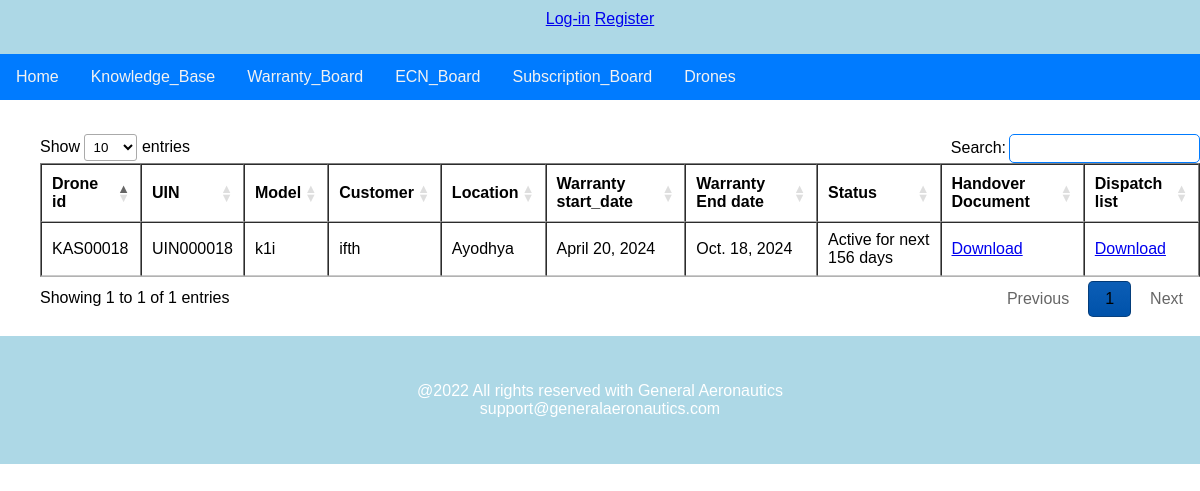
Before: /warranty_data/ with the older database file.
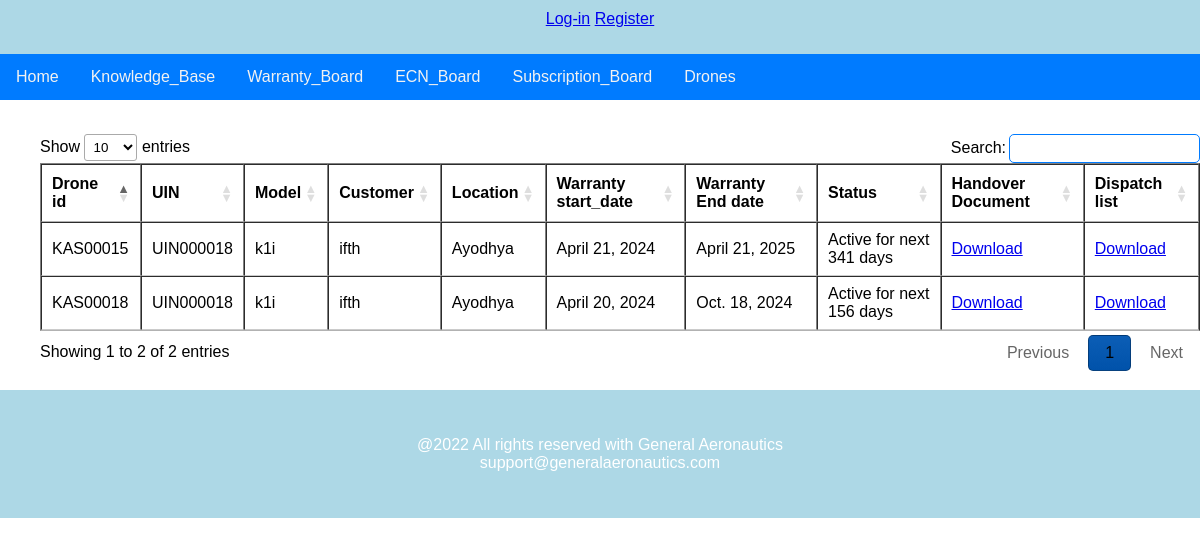
After: the same page with the newer database file.
### main/models.py (models this page shows, shortened)
class Warranty(models.Model):
    id = models.AutoField(primary_key=True)
    Warranty_type = models.CharField(max_length=20, choices=type_warranty, default=1)
    primary_owner = models.ForeignKey(Customer, on_delete=models.CASCADE)
    secondry_owner = models.ForeignKey(AllocatedCustomer, on_delete=models.CASCADE)
    product = models.ForeignKey(Product, on_delete=models.CASCADE)
    product_model = models.ForeignKey(ProductModel, on_delete=models.CASCADE)
    drone = models.ForeignKey(Drone, on_delete=models.CASCADE)
    uin = models.CharField(max_length=20)
    city = models.CharField(max_length=20)
    dispatch_date = models.DateField()
    delivery_date = models.DateField()
    start_date = models.DateField()
    end_date = models.DateField()
    dispatch_list = models.FileField(upload_to='documents/dispatch/')
    handover_doc = models.FileField(upload_to='documents/handover/')
    created_on = models.DateField(auto_now_add=True)

class Drone(models.Model):
    id = models.AutoField(primary_key=True)
    Drone_id = models.CharField(max_length=20, unique=True)
    UIN = models.CharField(max_length=20, unique=True)
    drone_type = models.CharField(max_length=20, choices=type_drone, default=1)
    AVB = models.CharField(max_length=20)
    Timble_module = models.CharField(max_length=20)
    Subscription_date = models.DateField()
    Subscription_end_date = models.DateField()
    created_on = models.DateField(auto_now_add=True)
    def __str__(self):
        return self.Drone_id

class ProductModel(models.Model):
    id = models.AutoField(primary_key=True)
    model_name = models.CharField(max_length=100)
    product = models.ForeignKey(Product, on_delete=models.CASCADE)
    image = models.ImageField(upload_to='image/productmodel/', height_field=None, width_field=None,
                              max_length=100)
    spec = models.FileField(upload_to='documents/productmodel/')
    description = models.TextField()
    created_on = models.DateField(auto_now=True)
    def __str__(self):
        return self.model_name

class AllocatedCustomer(models.Model):
    id = models.AutoField(primary_key=True)
    primary_customer = models.ForeignKey(Customer, on_delete=models.CASCADE)
    AllocatedCustomer_name = models.CharField(max_length=20)
    AllocatedCustomer_country = models.ForeignKey(Country, on_delete=models.CASCADE)
    AllocatedCustomer_state = models.ForeignKey(State, on_delete=models.CASCADE)
    AllocatedCustomer_district = models.ForeignKey(District, on_delete=models.CASCADE)
    AllocatedCustomer_city = models.CharField(max_length=20)
    AllocatedCustomer_address = models.CharField(max_length=100)
    AllocatedCustomer_pincode = models.IntegerField()
    AllocatedCustomer_contact = models.CharField(max_length=20)
    AllocatedCustomer_email = models.EmailField(max_length=100)
    AllocatedCustomer_Escalation_contact = models.CharField(max_length=20)
    AllocatedCustomer_Escalation_email = models.EmailField(max_length=100)
    def __str__(self):
        return str(self.AllocatedCustomer_name)

### main/views.py (the view)
# urls.py: path('warranty_data/', views.Warranty_data, name='warranty_data'),
def Warranty_data(request):
    warranties = Warranty.objects.all()
    today = datetime.now().date()  # Get today's date
    for warranty in warranties:
        if warranty.end_date < today:
            warranty.status = 'Expired'
        else:
            days_remaining = (warranty.end_date - today).days
            warranty.status = f'Active for next {days_remaining} days'
    return render(request, 'warranty_data.html', {'warranties': warranties, 'today': today})

### static/templates/warranty_data.html (shortened to what this page needs)
{% include 'nav.html' %}
<!DOCTYPE html>
<html>
<head>
<link rel="stylesheet" type="text/css" href="https://cdn.datatables.net/1.11.5/css/jquery.dataTables.css">
</head>
<body>
<br>
<div class="row">
{% block content %}
    <ul>
        <table id="warranties-table" style="width:100%" border="1px solid black" border-collapse="collapse">
        <thead>
            <tr>
                <th>Drone id</th>
                <th>UIN</th>
                <th>Model</th>
                <th>Customer</th>
                <th>Location</th>
                <th>Warranty start_date</th>
                <th>Warranty End date</th>
                <th>Status</th>
                <th>Handover Document</th>
                <th>Dispatch list</th>
            </tr>
        </thead>
            {% for warranty in warranties %}
            <tr>
             <td>{{ warranty.drone }}</td>
             <td>{{ warranty.uin }}</td>
             <td>{{ warranty.product_model }}</td>
             <td>{{ warranty.secondry_owner }}</td>
             <td>{{ warranty.city }}</td>
             <td>{{ warranty.start_date }}</td>
             <td>{{ warranty.end_date }}</td>
                <td>{{ warranty.status }}</td>
             <td><a href="{% url 'authapp:download_handover_doc' warranty.id %}">Download</a></td>
             <td><a href="{% url 'authapp:download_dispatch_list' warranty.id %}">Download</a></td>
            </tr>
            {% endfor %}
        </table>
    </ul>
{% endblock %}
    {% include 'footer.html' %}
</body>
</html>

Changed rows visible on the page:
added Warranty: drone "KAS00015", uin "UIN000018", product_model "k1i", secondry_owner "ifth", city "Ayodhya", start_date "April 21, 2024", end_date "April 21, 2025", status "Active for next 341 days"
Other visible differences:
text written by a page script: "Show entries Search: Showing 1 to 1 of 1 entries Previous 1 Next" → "Show entries Search: Showing 1 to 2 of 2 entries Previous 1 Next"
